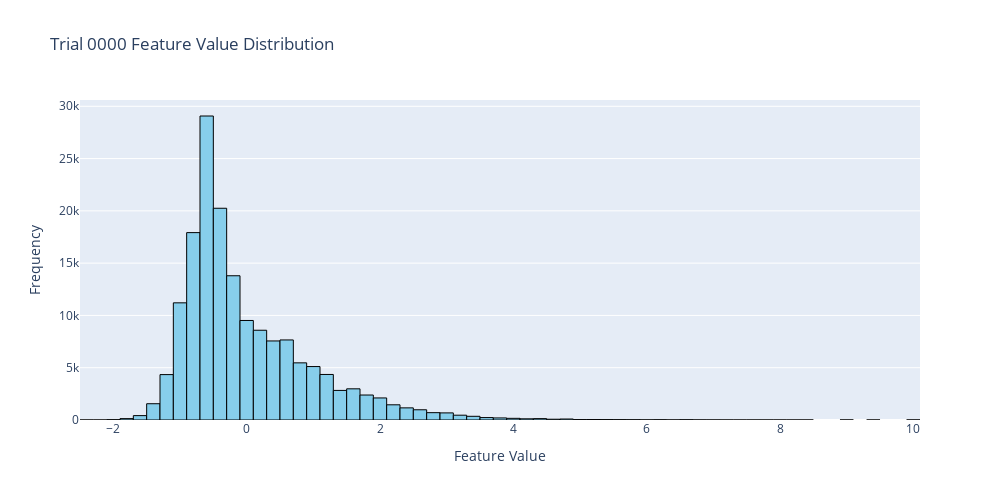

The code cell stored with this chart in its notebook:
### Code cell
# 3. 互動式直方圖：顯示所有特徵值的分布
with h5py.File(file_path, 'r') as f:
    input_features = f['trial_0000']['input_features'][()]
    
    fig = go.Figure(data=[go.Histogram(
        x=input_features.flatten(),
        nbinsx=100,
        marker=dict(color='skyblue', line=dict(color='black', width=1)),
        hovertemplate='Range: %{x}<br>Count: %{y}<extra></extra>'
    )])
    
    fig.update_layout(
        title="Trial 0000 Feature Value Distribution",
        xaxis_title="Feature Value",
        yaxis_title="Frequency",
        width=1000,
        height=500,
        showlegend=False
    )
    
    fig.show()
    
    print(f"特徵值統計:")
    print(f"  最小值: {np.min(input_features):.4f}")
    print(f"  最大值: {np.max(input_features):.4f}")
    print(f"  平均值: {np.mean(input_features):.4f}")
    print(f"  標準差: {np.std(input_features):.4f}")

### Figure 1 — Plotly figure (JSON) as saved in the notebook; plotly's stock layout.template omitted (floating-point values rounded to 4 significant figures; data arrays with more than 128 entries replaced by an {"elided": "..."} marker saying what was removed)
{"data": [{"hovertemplate": "Range: %{x}<br>Count: %{y}<extra></extra>", "marker": {"color": "skyblue", "line": {"color": "black", "width": 1}}, "nbinsx": 100, "type": "histogram", "x": {"elided": "164352 float values"}}], "layout": {"height": 500, "showlegend": false, "title": {"text": "Trial 0000 Feature Value Distribution"}, "width": 1000, "xaxis": {"title": {"text": "Feature Value"}}, "yaxis": {"title": {"text": "Frequency"}}}}
